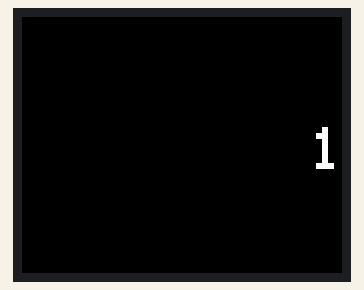
Recording of a sketch running on a simulated Arduino Uno, built with avr-gcc and run on an emulated ATmega328P. On the bench: 160×128 colour display.

Above: at 0.32 s.
At 3.13 s:
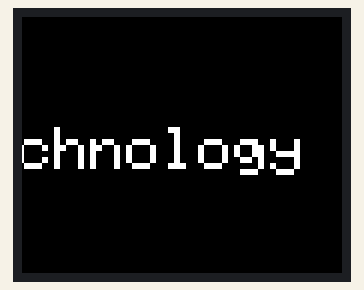
At 8.19 s:
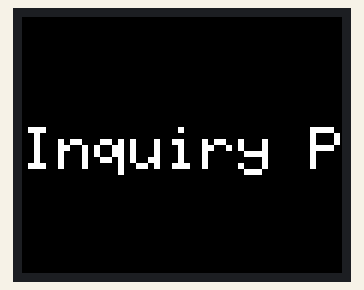
At 18.56 s:
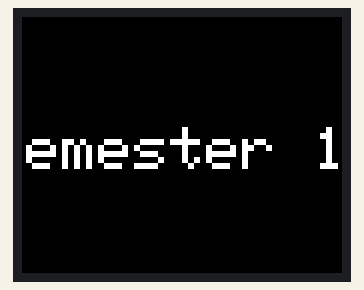
At 28.91 s:
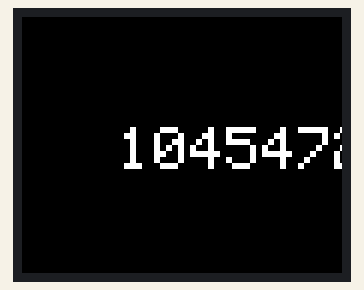
At 39.13 s:
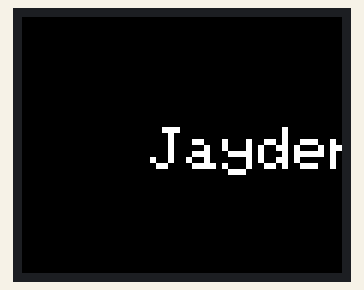

The sketch:

Lab5PandPP.ino
```cpp
#include <avr/pgmspace.h>
#include <Adafruit_GFX.h>
#include <Adafruit_ST7735.h>
#include <SPI.h>

#define TFT_CS    10
#define TFT_RST   6
#define TFT_DC    7

#define TFT_SCLK 13
#define TFT_MOSI 11

Adafruit_ST7735 tft = Adafruit_ST7735(TFT_CS, TFT_DC, TFT_MOSI, TFT_SCLK, TFT_RST);

const prog_uchar studentID[] PROGMEM = "104547242";
const prog_uchar studentName[] PROGMEM = "Jayden Kong";
const prog_uchar unitInformation[] PROGMEM = "ENG20009 Engineering Technology Inquiry Project";
const prog_uchar semester[] PROGMEM = "Semester 1, 2024";

void printText(const prog_uchar *str) {
  char c;
  while(c = pgm_read_byte(str++)) {
    tft.write(c);
  }
}

int textLength(const prog_uchar *str) {
  char c;
  int length = 0;
  while(c = pgm_read_byte(str++)) {
    length++;
  }
  return length;
}

void scrollText(const prog_uchar *str) {
  int textX = 160;
  int lengthOffset = textLength(str) * 10;
  for(int i = 0; i < lengthOffset + 160; i += 10) {
    textX -= 16;
    tft.setCursor(textX, 55);
    printText(str);
    delay(10);
    tft.fillScreen(ST77XX_BLACK);
  }
}


void setup() {
  // put your setup code here, to run once:
  tft.initR(INITR_BLACKTAB);      // Init ST7735S chip, black tab
  tft.setRotation(3);
  tft.fillScreen(ST77XX_BLACK);
  tft.setTextColor(ST77XX_WHITE);
  tft.setTextSize(3);
  tft.setTextWrap(false);
}

void loop() {
  // put your main code here, to run repeatedly:
  scrollText(studentID);
  scrollText(studentName);
  scrollText(unitInformation);
  scrollText(semester);
}
```
